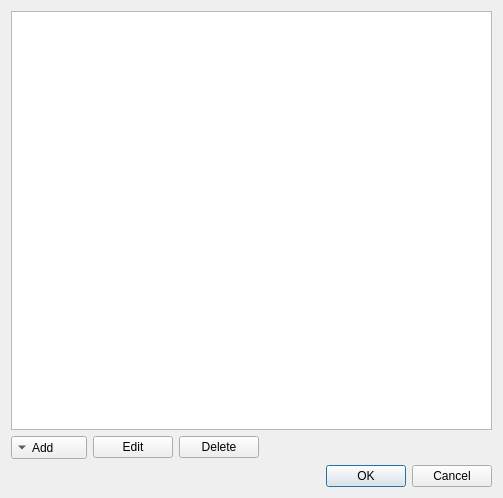
<?xml version="1.0" encoding="UTF-8"?>
<ui version="4.0">
 <class>UserAgentsWindow</class>
 <widget class="QWidget" name="UserAgentsWindow">
  <property name="geometry">
   <rect>
    <x>0</x>
    <y>0</y>
    <width>503</width>
    <height>498</height>
   </rect>
  </property>
  <property name="windowTitle">
   <string>Customize User Agents</string>
  </property>
  <layout class="QVBoxLayout" name="verticalLayout">
   <item>
    <widget class="QTreeView" name="treeView">
     <property name="editTriggers">
      <set>QAbstractItemView::DoubleClicked</set>
     </property>
    </widget>
   </item>
   <item>
    <layout class="QHBoxLayout" name="horizontalLayout">
     <item>
      <widget class="QToolButton" name="toolButtonAdd">
       <property name="minimumSize">
        <size>
         <width>76</width>
         <height>0</height>
        </size>
       </property>
       <property name="text">
        <string>Add</string>
       </property>
       <property name="popupMode">
        <enum>QToolButton::InstantPopup</enum>
       </property>
       <property name="toolButtonStyle">
        <enum>Qt::ToolButtonTextBesideIcon</enum>
       </property>
       <property name="autoRaise">
        <bool>false</bool>
       </property>
       <property name="arrowType">
        <enum>Qt::DownArrow</enum>
       </property>
      </widget>
     </item>
     <item>
      <widget class="QPushButton" name="pushButtonEdit">
       <property name="minimumSize">
        <size>
         <width>76</width>
         <height>0</height>
        </size>
       </property>
       <property name="text">
        <string>Edit</string>
       </property>
      </widget>
     </item>
     <item>
      <widget class="QPushButton" name="pushButtonDelete">
       <property name="minimumSize">
        <size>
         <width>76</width>
         <height>0</height>
        </size>
       </property>
       <property name="text">
        <string>Delete</string>
       </property>
      </widget>
     </item>
     <item>
      <spacer name="horizontalSpacer">
       <property name="orientation">
        <enum>Qt::Horizontal</enum>
       </property>
       <property name="sizeHint" stdset="0">
        <size>
         <width>40</width>
         <height>20</height>
        </size>
       </property>
      </spacer>
     </item>
    </layout>
   </item>
   <item>
    <widget class="QDialogButtonBox" name="buttonBox">
     <property name="standardButtons">
      <set>QDialogButtonBox::Cancel|QDialogButtonBox::Ok</set>
     </property>
    </widget>
   </item>
  </layout>
 </widget>
 <resources/>
 <connections/>
</ui>
